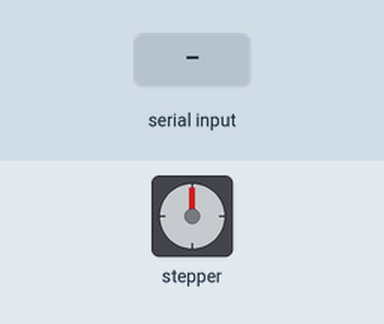
Recording of a sketch running on a simulated Arduino Uno, built with avr-gcc and run on an emulated ATmega328P. Parts: stepper motor. Wiring (inferred from the names in the program): stepper motor driver (400 steps per turn assumed): step pin 7; direction pin 6. The inputs (shaded band) are chosen by the test bench. What the sketch prints to the serial monitor is not drawn.

Above: at 1.2 s.
1.3 s: "auto 1\n" received over the second serial link
At 2.4 s:
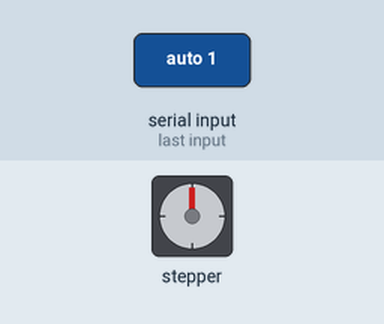
4.3 s: "vel 150\n" received over the second serial link
7.3 s: "vel 1\n" received over the second serial link
10.3 s: "auto 150\n" received over the second serial link
13.3 s: "vel 45\n" received over the second serial link
16.3 s: "angle 150\n" received over the second serial link
At 16.7 s:
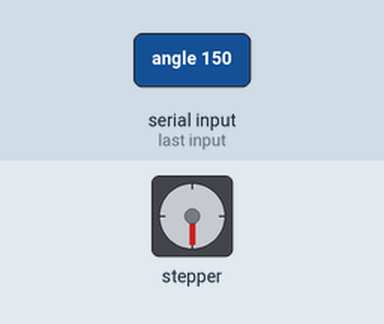
Timing chart, 0 to 66.8 s (numbered marks = the images above; inputs shaded):
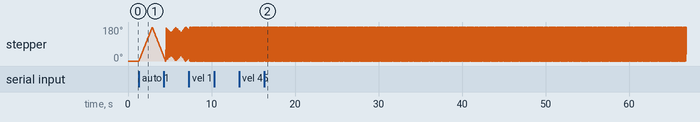

Measured:
- after the input at 1.3 s, stepper: turns 180° clockwise in 1.6 s, then 156° counter-clockwise in 1.4 s

The sketch:

ArduinoUno.ino
```cpp
#include <SoftwareSerial.h>

// SoftwareSerial on pins 0 (SRX) and 1 (STX), typically hardware serial pins
SoftwareSerial SUART(0, 1);

const int stepPin = 7; // Stepper motor step pin
const int dirPin = 6;  // Stepper motor direction pin

bool autoMode = false; // Auto mode flag
bool clockwise = true; // Rotation direction for auto mode

const int stepsPerRevolution = 400; // Steps for one full revolution
int stepDelay = 4000;               // Delay between steps in microseconds (speed control)

void setup()
{
  Serial.begin(9600); // Hardware serial for debugging
  SUART.begin(9600);  // Software serial

  pinMode(dirPin, OUTPUT);
  pinMode(stepPin, OUTPUT);

  digitalWrite(dirPin, clockwise ? HIGH : LOW); // Set initial direction
}

// Function to step the motor a specified number of steps in a given direction
void stepMotor(int steps, bool clockwise)
{
  digitalWrite(dirPin, clockwise ? HIGH : LOW);
  for (int i = 0; i < steps; i++)
  {
    digitalWrite(stepPin, HIGH);
    delayMicroseconds(stepDelay);
    digitalWrite(stepPin, LOW);
    delayMicroseconds(stepDelay);
  }
}

void loop()
{
  if (SUART.available() > 0)
  {
    String input = SUART.readStringUntil('\n');
    Serial.print("Received command: ");
    Serial.println(input);

    if (input.startsWith("auto"))
    {
      autoMode = true;
      Serial.println("Auto mode enabled");
      // Continuously rotate 180 degrees back and forth until stopped
      while (autoMode)
      {
        stepMotor(stepsPerRevolution / 2, clockwise);
        Serial.println("Automatic rotation");
        clockwise = !clockwise; // Alternate direction

        if (SUART.available() > 0)
        {
          String command = SUART.readStringUntil('\n');
          Serial.print("Received command in auto mode: ");
          Serial.println(command);
          if (command.startsWith("stop"))
          {
            autoMode = false;
            Serial.println("Auto mode disabled");
          }
          else if (command.startsWith("vel"))
          {
            int pos = command.indexOf(" ");
            if (pos != -1)
            {
              stepDelay = command.substring(pos + 1).toInt();
              Serial.print("Set velocity: ");
              Serial.println(stepDelay);
            }
          }
        }
      }
    }
    else if (input.startsWith("angle"))
    {
      int pos = input.indexOf(" ");
      if (pos != -1)
      {
        int degrees = input.substring(pos + 1).toInt();
        Serial.print("Received angle: ");
        Serial.println(degrees);

        // Rotate based on angle; negative for counterclockwise
        bool clockwise = degrees >= 0;
        degrees = abs(degrees);
        float steps = (degrees / 360.0) * stepsPerRevolution;
        stepMotor(steps, clockwise);
      }
    }
    else if (input.startsWith("stop"))
    {
      autoMode = false;
      Serial.println("Auto mode disabled");
    }
    else if (input.startsWith("vel"))
    {
      int pos = input.indexOf(" ");
      if (pos != -1)
      {
        stepDelay = input.substring(pos + 1).toInt();
        Serial.print("Set velocity: ");
        Serial.println(stepDelay);
      }
    }
  }
}
```
